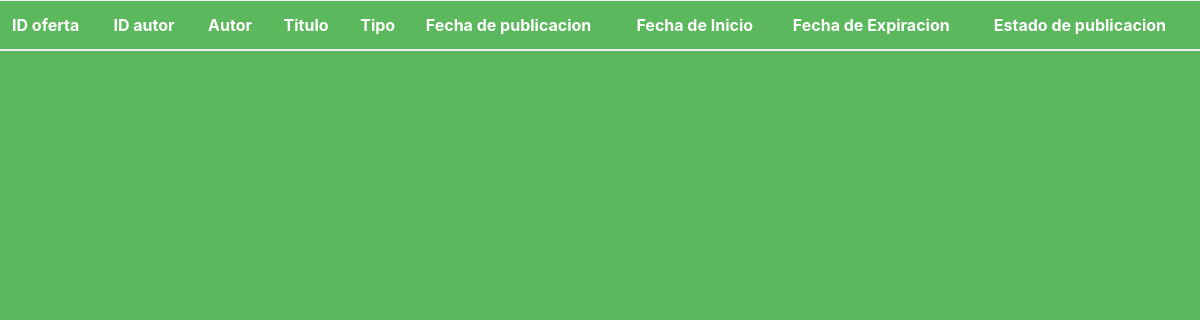
/controller/admin-twitter.php, run on an earlier commit of the app's database.
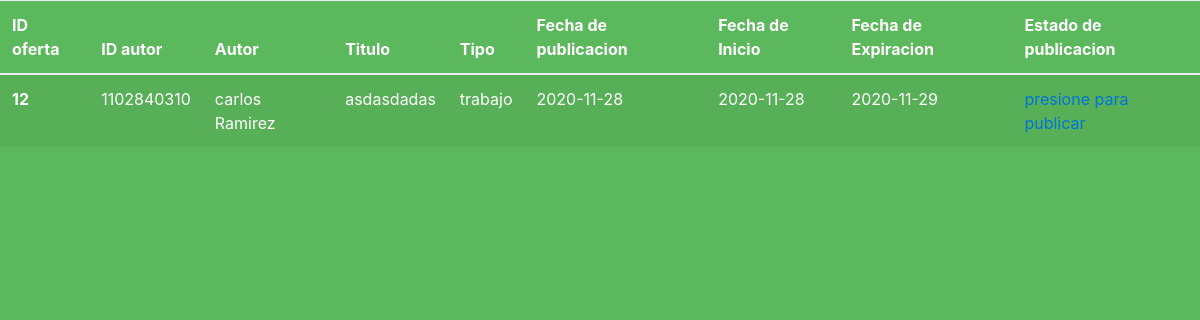
And on a later commit of the database.
### tables this page shows
CREATE TABLE `twitter` (
  `tIDPub` int(11) NOT NULL,
  `url` varchar(100) DEFAULT NULL,
  `publicado` tinyint(1) NOT NULL DEFAULT '0',
  `ofertaID` int(11) NOT NULL
);

CREATE TABLE `oferta` (
  `ofertaID` int(11) NOT NULL,
  `userID` int(11) NOT NULL,
  `Titulo` varchar(30) NOT NULL,
  `Contenido` varchar(750) NOT NULL,
  `FechaPub` date NOT NULL,
  `FechaInicio` date NOT NULL,
  `FechaExp` date NOT NULL,
  `TipoOferta` varchar(15) NOT NULL
);

CREATE TABLE `usuario` (
  `Nombre` varchar(20) NOT NULL,
  `Apellido` varchar(20) NOT NULL,
  `Password` varchar(20) NOT NULL,
  `email` varchar(60) NOT NULL,
  `TipoUser` varchar(20) NOT NULL,
  `userID` int(15) NOT NULL,
  `userID-tipo` char(3) NOT NULL
);

### controller/admin-twitter.php (the view, shortened to what this page needs)
<?php
$dbc = mysqli_connect(DB_HOST, DB_USER, DB_PASSWORD, DB_NAME);
$query = "SELECT * FROM `twitter` JOIN `oferta` ON twitter.ofertaID = oferta.OfertaID JOIN `usuario` ON usuario.userID = oferta.userID ORDER BY FechaPub DESC, FechaExp ASC";
$data = mysqli_query($dbc, $query)  or die(mysqli_error($dbc));
include_once('../views/header-deep.view.php');
?>
<table class="table table-striped">
    <thead class="thead-dark">
        <tr>
            <th scope="col">ID oferta</th>
            <th scope="col">ID autor</th>
            <th scope="col">Autor</th>
            <th scope="col">Titulo</th>
            <th scope="col">Tipo</th>
            <th scope="col">Fecha de publicacion</th>
            <th scope="col">Fecha de Inicio</th>
            <th scope="col">Fecha de Expiracion</th>
            <th scope="col">Estado de publicacion</th>
        </tr>
    </thead>
    <?php
    echo '<tbody>';
    while ($row = mysqli_fetch_array($data)) {
        echo '<td scope="row"><strong>' . $row['ofertaID'] . '</strong></td>';
        echo '<td>' . $row['userID'] . '</td>';
        echo '<td>' . $row['Nombre'] . ' ' . $row['Apellido'] . '</td>';
        echo '<td>' . $row['Titulo'] . '</td>';
        echo '<td>' . $row['TipoOferta'] . '</td>';
        echo '<td>' . $row['FechaPub'] . '</td>';
        echo '<td>' . $row['FechaInicio'] . '</td>';
        echo '<td>' . $row['FechaExp'] . '</td>';
        if ($row['publicado'] == 0) {
            echo "<td><a href='../model/publicar-tweet.php?codTweet=$row[tIDPub]'>presione para publicar</a></td>";
        } else {
            echo '<td>' . 'Publicado' . '</td>';
        }
    }
    echo '</tbody>';
    echo '</table>';
    include_once('../views/footer-deep.view.php');

What changed in the data, as far as the page shows it:
added twitter: ofertaID.ofertaID "12", usuario.userID "1102840310", usuario.Nombre "carlos", usuario.Apellido "Ramirez", ofertaID.Titulo "asdasdadas", ofertaID.TipoOferta "trabajo", ofertaID.FechaPub "2020-11-28", ofertaID.FechaInicio "2020-11-28", ofertaID.FechaExp "2020-11-29"
